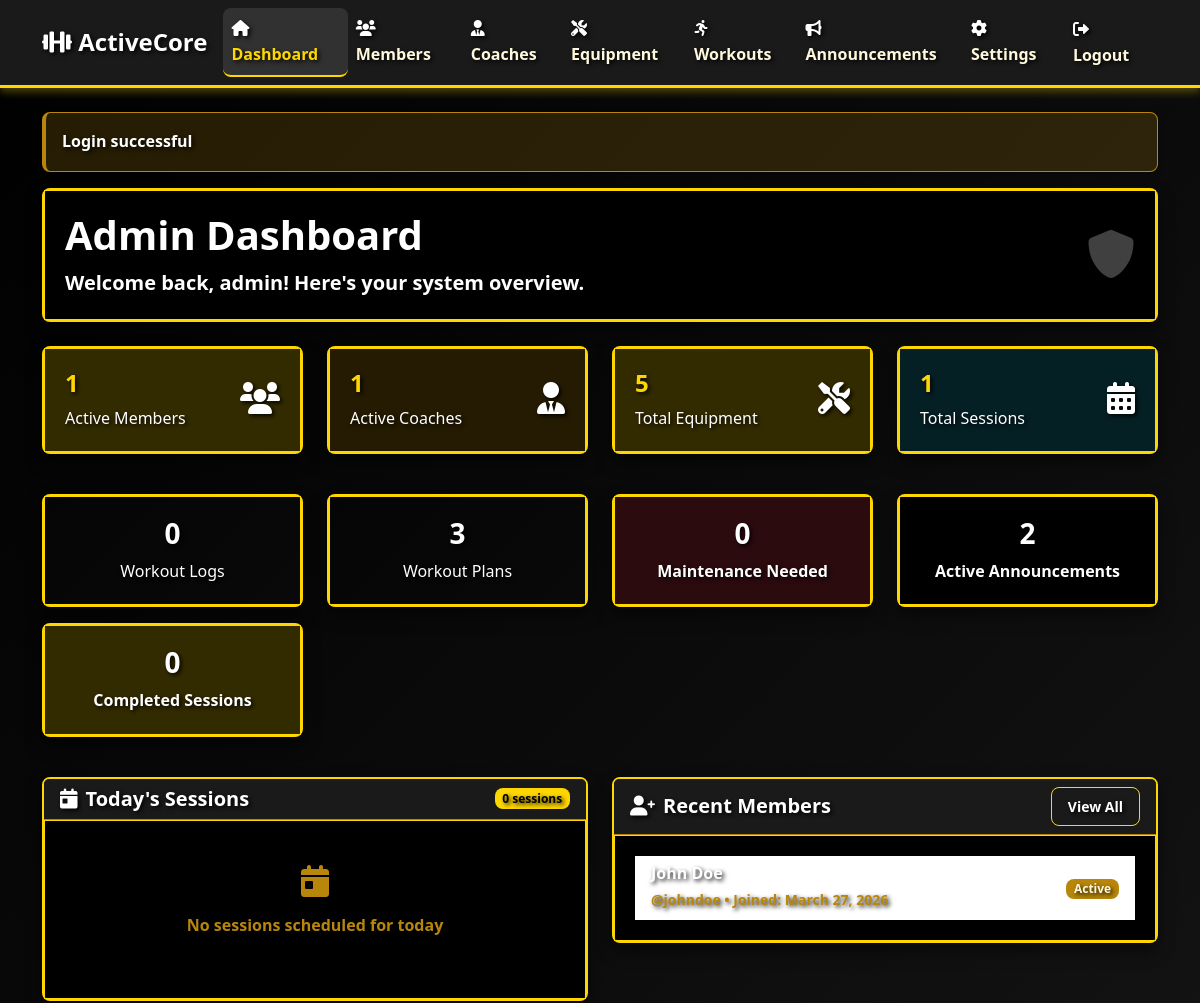
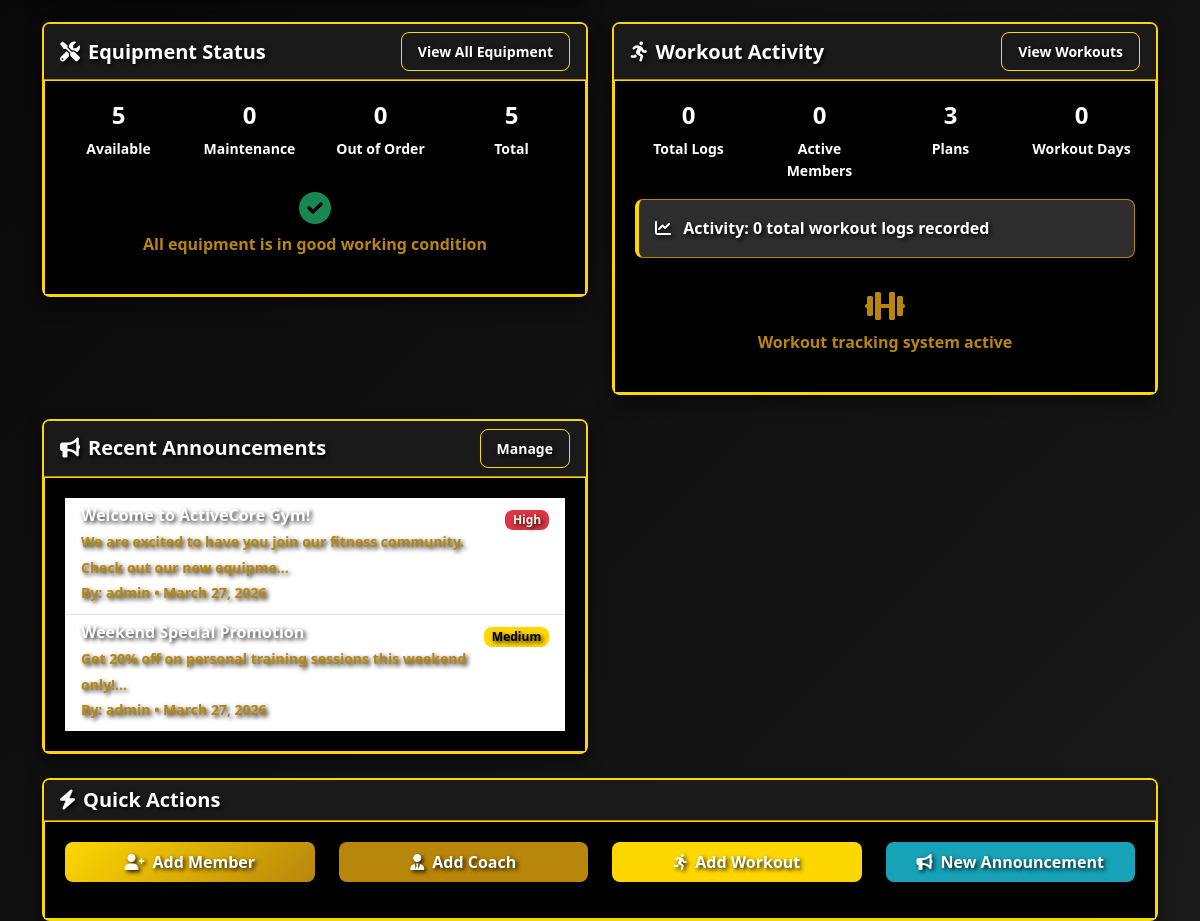
Page /views/admin/dashboard.php (signed in) on the committed database (2 pictures, top to bottom).
### tables this page shows
CREATE TABLE members (
    member_id INT PRIMARY KEY AUTO_INCREMENT,
    user_id INT UNIQUE NOT NULL,
    first_name VARCHAR(50) NOT NULL,
    last_name VARCHAR(50) NOT NULL,
    phone VARCHAR(20),
    membership_date DATE DEFAULT CURRENT_DATE,
    membership_status ENUM('active', 'inactive', 'expired') DEFAULT 'active',
    FOREIGN KEY (user_id) REFERENCES users(user_id) ON DELETE CASCADE
);

CREATE TABLE users (
    user_id INT PRIMARY KEY AUTO_INCREMENT,
    username VARCHAR(50) UNIQUE NOT NULL,
    email VARCHAR(100) UNIQUE NOT NULL,
    password_hash VARCHAR(255) NOT NULL,
    user_type ENUM('member', 'coach', 'admin') NOT NULL,
    created_at TIMESTAMP DEFAULT CURRENT_TIMESTAMP,
    updated_at TIMESTAMP DEFAULT CURRENT_TIMESTAMP ON UPDATE CURRENT_TIMESTAMP,
    is_active BOOLEAN DEFAULT TRUE
);

CREATE TABLE announcements (
    announcement_id INT PRIMARY KEY AUTO_INCREMENT,
    title VARCHAR(200) NOT NULL,
    content TEXT NOT NULL,
    announcement_type ENUM('general', 'maintenance', 'promotion', 'event') DEFAULT 'general',
    priority ENUM('low', 'medium', 'high') DEFAULT 'medium',
    created_at TIMESTAMP DEFAULT CURRENT_TIMESTAMP,
    expires_at DATE,
    is_active BOOLEAN DEFAULT TRUE,
    created_by INT NOT NULL,
    FOREIGN KEY (created_by) REFERENCES users(user_id) ON DELETE CASCADE
);

### views/admin/dashboard.php (the view, shortened to what the rows shown need)
<?php
require_once __DIR__ . '/../../config/database.php';
require_once __DIR__ . '/../../models/Member.php';
require_once __DIR__ . '/../../models/Announcement.php';
$member = new Member();
$announcement = new Announcement();
$recentMembers = $member->getAll(5, 0);
$recentAnnouncements = $announcement->getAll(5, 0);
require_once __DIR__ . '/header.php';
function getAnnouncementPriorityColor($priority) {
    switch($priority) {
        case 'high': return 'danger';
        case 'medium': return 'warning';
    }
}
?>
        <div class="row mb-4">
            <div class="col-12">
                <div class="card bg-dark text-white">
                    <div class="card-body">
                        <div class="d-flex justify-content-between align-items-center">
                            <div>
                                <h1 class="display-6 fw-bold mb-2">Admin Dashboard</h1>
                            </div>
                        </div>
                    </div>
                </div>
            </div>
        </div>
        <div class="row">
            <div class="col-lg-6 mb-4">
                <div class="card">
                    <div class="card-body">
                        <?php if (!empty($recentMembers)): ?>
                            <div class="list-group list-group-flush">
                                <?php foreach ($recentMembers as $member): ?>
                                    <div class="list-group-item">
                                        <div class="d-flex justify-content-between align-items-center">
                                            <div>
                                                <h6 class="mb-1">
                                                    <?php echo htmlspecialchars($member['first_name'] . ' ' . $member['last_name']); ?>
                                                </h6>
                                                <small class="text-muted">
                                                    @<?php echo htmlspecialchars($member['username']); ?> •
                                                    Joined: <?php echo formatDate($member['membership_date']); ?>
                                                </small>
                                            </div>
                                            <div>
                                                <span class="badge bg-<?php echo ($member['membership_status'] === 'active') ? 'success' : 'secondary'; ?>">
                                                    <?php echo ucfirst($member['membership_status']); ?>
                                                </span>
                                            </div>
                                        </div>
                                    </div>
                                <?php endforeach; ?>
                            </div>
                        <?php endif; ?>
                    </div>
                </div>
            </div>
        </div>
        <div class="row">
            <div class="col-lg-6 mb-4">
                <div class="card">
                    <div class="card-body">
                        <?php if (!empty($recentAnnouncements)): ?>
                            <div class="list-group list-group-flush">
                                <?php foreach ($recentAnnouncements as $announcement): ?>
                                    <div class="list-group-item">
                                        <div class="d-flex justify-content-between align-items-start">
                                            <div>
                                                <h6 class="mb-1"><?php echo htmlspecialchars($announcement['title']); ?></h6>
                                                <small class="text-muted">
                                                    <?php echo htmlspecialchars(substr($announcement['content'], 0, 80)) . '...'; ?>
                                                </small>
                                                <br><small class="text-muted">
                                                    By: <?php echo htmlspecialchars($announcement['created_by_username']); ?> •
                                                    <?php echo formatDate($announcement['created_at']); ?>
                                                </small>
                                            </div>
                                            <div>
                                                <span class="badge bg-<?php echo getAnnouncementPriorityColor($announcement['priority']); ?>">
                                                    <?php echo ucfirst($announcement['priority']); ?>
                                                </span>
                                            </div>
                                        </div>
                                    </div>
                                <?php endforeach; ?>
                            </div>
                        <?php endif; ?>
                    </div>
                </div>
            </div>
        </div>
    </div>
<?php
require_once __DIR__ . '/footer.php';
?>

### rows in the picture
members: first_name+last_name "John Doe", user.username "johndoe", membership_date "March 27, 2026", membership_status "Active"
announcements: title "Welcome to ActiveCore Gym!", content "We are excited to have you join our fitness community. Check out our new equipme", created_by.username "admin", created_at "March 27, 2026", priority "High"
announcements: title "Weekend Special Promotion", content "Get 20% off on personal training sessions this weekend only!", created_by.username "admin", created_at "March 27, 2026", priority "Medium"

### other values in the picture
$_SESSION['success'] "Login successful"
$_SESSION['username'] "admin"
$memberCount "1"
$coachCount "1"
$equipmentCount "5"
$sessionStats['total_sessions'] "1"
$workoutStats['total_logs'] "0"
$workoutPlanStats['total_workouts'] "3"
count($maintenanceNeeded) "0"
$announcementStats['active'] "2"
$sessionStats['completed_sessions'] "0"
count($todaySessions) "0"
$availableEquipment "5"
$maintenanceEquipment "0"
$outOfOrderEquipment "0"
